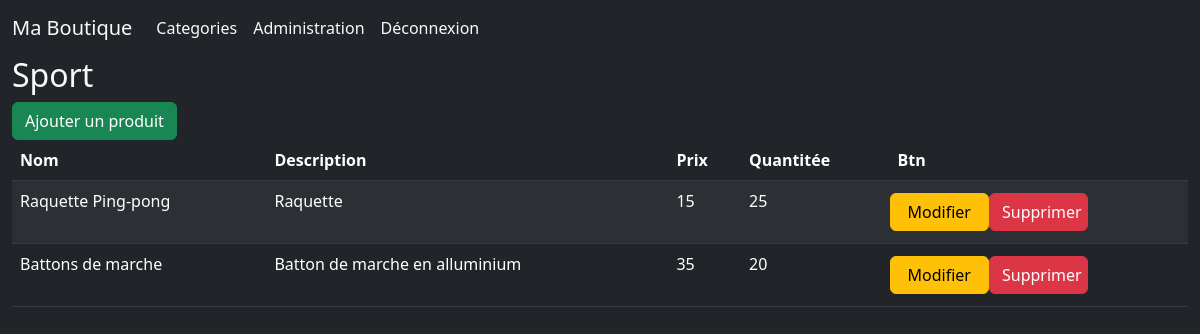
Page /index.php?page=produit&action=list_by_categorie&categorie=1 (signed in) on the committed database.
### tables this page shows
CREATE TABLE `categories` (
  `id` int(11) NOT NULL,
  `nom` varchar(255) NOT NULL
);

CREATE TABLE `produits` (
  `id` int(11) NOT NULL,
  `nom` varchar(255) NOT NULL,
  `description` varchar(255) NOT NULL,
  `quantite` int(11) NOT NULL,
  `prix` int(11) NOT NULL,
  `categorie` int(11) NOT NULL
);

### controllers/ProduitController.php (called while the page is built, shortened)
<?php
    class ProduitController extends ProduitManager{
        public function getProduitByCategorie($id_categorie){
            $catManager = new CategorieManager();
            $cat = $catManager->findOneById($id_categorie);
            $produits = $this->findByCategorie($id_categorie);
            require 'views/produit/list_by_categorie.php';
            $vue = ob_get_clean();
            return $vue;
        }
    }

### class/BDD.php (called while the page is built, shortened)
<?php
class BDD{
    private $host = 'localhost';
    private $database = 'maboutique';
    private $user = 'root';
    private $pwd = '';
    protected $co = false;
    public function __construct(){
        if(!$this->co){
            try{
                $this->co = new PDO('mysql:host='.$this->host.';dbname='.$this->database,$this->user,$this->pwd);
                $this->co->setAttribute(PDO::ATTR_ERRMODE,PDO::ERRMODE_EXCEPTION);
            }catch(Exception $e){
                die($e->getMessage());
            }
        }
    }
}

### models/CategorieManager.php (called while the page is built, shortened)
<?php
    class CategorieManager extends BDD{
        public function findOneById($id){
            $sql = 'SELECT * from categories WHERE id = :id';
            $select= $this->co->prepare($sql);
            $select->execute(['id' => $id]);
            return $select->fetch();
        }
    }

### models/ProduitManager.php (called while the page is built, shortened)
<?php
class ProduitManager extends BDD{
    public function findByCategorie($id_marque){
        $sql = 'SELECT * FROM produits WHERE categorie = :id';
        $select = $this->co->prepare($sql);
        $select->execute(['id'=>$id_marque]);
        return $select->fetchAll();
    }
}

### views/produit/list_by_categorie.php (the view)
<h2><?= $cat['nom'];?></h2>
<?= (!empty($_SESSION) && $_SESSION['admin'] === true) ? '<a class="btn btn-success" href="?page=produit&action=add&categorie='.$_GET["categorie"].'">Ajouter un produit</a>' : '';?>
<?php
if(!empty($produits)){
    ?>
    <table class="table table-dark table-striped">
        <thead>
            <tr>
                <th>Nom</th>
                <th>Description</th>
                <th>Prix</th>
                <th>Quantitée</th>
                <th>Btn</th>
            </tr>
        </thead>
        <tbody><?php
        foreach($produits as $produit)
        {
            ?>
            <tr>
            <td><p><?=$produit['nom'];?></p></td>
            <td><p><?=$produit['description'];?></p></td>
            <td><p><?=$produit['prix'];?></p></td>
            <td><p><?=$produit['quantite'];?></p></td>
            <td><div class="row p-1">
                <?php
                if(!empty($_SESSION) && $_SESSION['admin'] === true)
                {
                    ?>
                    <a class="btn btn-warning col-12 col-sm-6 col-lg-4" href="?page=produit&action=update&produit=<?=$produit['id'];?>">Modifier</a>
                    <a class="btn btn-danger col-12 col-sm-5 col-lg-4" href="?page=produit&action=delete&produit=<?=$produit['id'];?>&categorie=<?=$_GET['categorie'];?>">Supprimer</a>
                <?php
                }
                ?>
            </div></td>
            </tr>
            <?php
        }
        ?>
        </tbody>
    </table>
    <?php
}else{
    echo "<p>Il n'y a pas de produit associé a cette categorie</p>";
}

### rows in the picture
categories: nom "Sport"
produits: nom "Raquette Ping-pong", description "Raquette", prix "15", quantite "25"
produits: nom "Battons de marche", description "Batton de marche en alluminium", prix "35", quantite "20"
